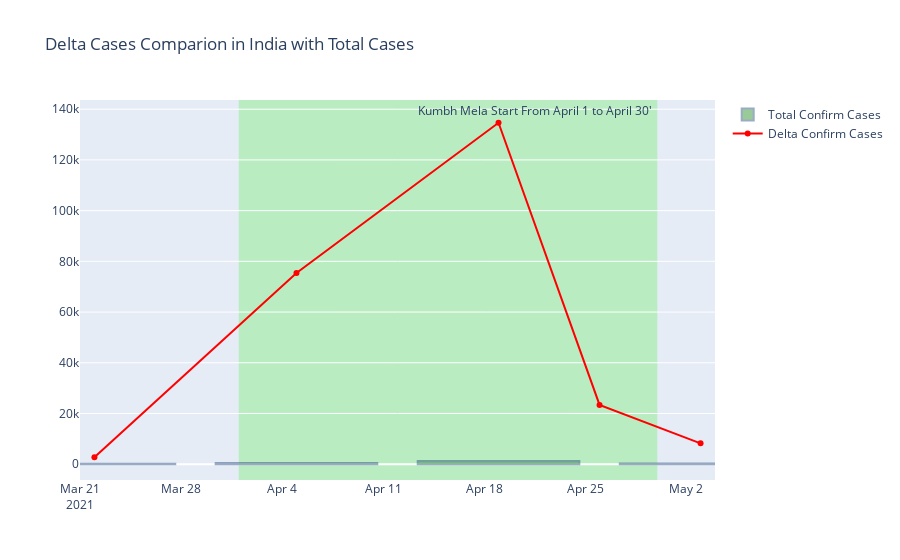

Notebook cell for this chart:
### Code cell
from plotly.subplots import make_subplots
date = ['2021-03-22','2021-04-05', '2021-04-19', '2021-04-26', '2021-05-03']
perc = [2727, 75436, 134664, 23355, 8223]
# set up plotly figure
fig = make_subplots(1,1)

# add first bar trace at row = 1, col = 1
fig.add_trace(go.Bar(x=India['date'], y=India['Daily Cases'],
                     name='Total Confirm Cases',
                     marker_color = 'green',
                     opacity=0.4,
                     marker_line_color='rgb(8,48,107)',
                     marker_line_width=2))

fig.update_xaxes(range=['2021-03-21','2021-05-04'])

fig.update_layout(title='Delta Cases Comparion in India with Total Cases')

fig.add_vrect(
    x0="2021-04-01", x1="2021-04-30",annotation_text="Kumbh Mela Start From April 1 to April 30' ",
    fillcolor="LightGreen", opacity=0.5,
    layer="below", line_width=0
)
# add first scatter trace at row = 1, col = 1
fig.add_trace(go.Scatter(x=date, y=perc, line=dict(color='red'), name='Delta Confirm Cases'),
              row = 1, col = 1)

fig.show()

### Figure 1 — Plotly figure (JSON) as saved in the notebook; plotly's stock layout.template omitted (floating-point values rounded to 4 significant figures)
{"data": [{"marker": {"color": "green", "line": {"color": "rgb(8,48,107)", "width": 2}}, "name": "Total Confirm Cases", "opacity": 0.4, "type": "bar", "x": ["2020-09-14T00:00:00", "2020-11-23T00:00:00", "2020-12-07T00:00:00", "2021-01-04T00:00:00", "2021-02-08T00:00:00", "2021-03-08T00:00:00", "2021-03-22T00:00:00", "2021-04-05T00:00:00", "2021-04-19T00:00:00", "2021-05-03T00:00:00"], "y": [1, 3, 2, 1, 18, 48, 129, 460, 1272, 311]}, {"line": {"color": "red"}, "name": "Delta Confirm Cases", "type": "scatter", "x": ["2021-03-22", "2021-04-05", "2021-04-19", "2021-04-26", "2021-05-03"], "xaxis": "x", "y": [2727, 75436, 134664, 23355, 8223], "yaxis": "y"}], "layout": {"annotations": [{"showarrow": false, "text": "Kumbh Mela Start From April 1 to April 30' ", "x": "2021-04-30", "xanchor": "right", "xref": "x", "y": 1, "yanchor": "top", "yref": "y domain"}], "autosize": true, "shapes": [{"fillcolor": "LightGreen", "layer": "below", "line": {"width": 0}, "opacity": 0.5, "type": "rect", "x0": "2021-04-01", "x1": "2021-04-30", "xref": "x", "y0": 0, "y1": 1, "yref": "y domain"}], "title": {"text": "Delta Cases Comparion in India with Total Cases"}, "xaxis": {"anchor": "y", "domain": [0, 1], "range": ["2021-03-21", "2021-05-04"], "type": "date"}, "yaxis": {"anchor": "x", "autorange": true, "domain": [0, 1], "range": [-8161.0, 145600.0], "type": "linear"}}}
